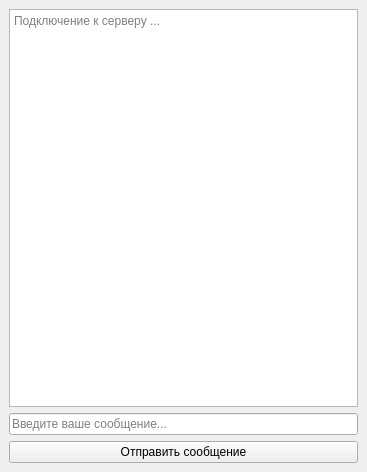
<?xml version="1.0" encoding="UTF-8"?>
<ui version="4.0">
 <class>MainWindow</class>
 <widget class="QMainWindow" name="MainWindow">
  <property name="geometry">
   <rect>
    <x>0</x>
    <y>0</y>
    <width>367</width>
    <height>472</height>
   </rect>
  </property>
  <property name="windowTitle">
   <string>MainWindow</string>
  </property>
  <widget class="QWidget" name="centralwidget">
   <layout class="QVBoxLayout" name="verticalLayout">
    <item>
     <widget class="QPlainTextEdit" name="plainTextEdit">
      <property name="placeholderText">
       <string>Подключение к серверу ...</string>
      </property>
     </widget>
    </item>
    <item>
     <widget class="QLineEdit" name="lineEdit">
      <property name="placeholderText">
       <string>Введите ваше сообщение...</string>
      </property>
     </widget>
    </item>
    <item>
     <widget class="QPushButton" name="pushButton">
      <property name="text">
       <string>Отправить сообщение</string>
      </property>
     </widget>
    </item>
   </layout>
  </widget>
 </widget>
 <resources/>
 <connections/>
</ui>
